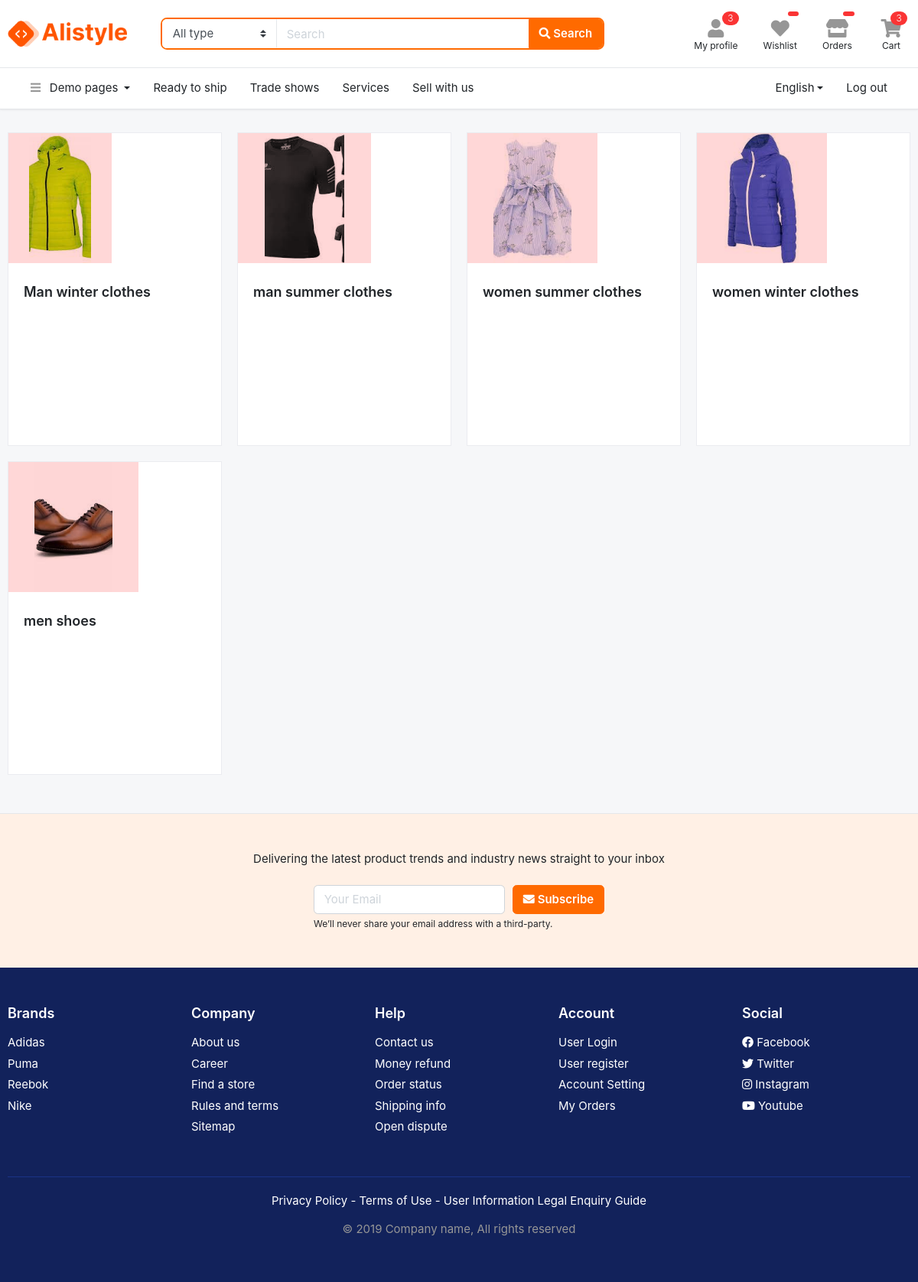
Page /products/category/clothes (signed in) on the committed database.
### products/models.py (models this page shows, shortened)
class SubcategoryModel(models.Model):
    class Meta:
        verbose_name = 'SubCategory'
        verbose_name_plural = 'SubCategories'
    category_name = models.ForeignKey(CategoryModel, on_delete=models.CASCADE)
    category_slug = models.CharField(max_length = 250, null=True)
    location = models.CharField(max_length=120, blank=True, null=True)
    name = models.CharField(max_length=150, null=True)
    slug = models.CharField(max_length=250, null=True)
    image = models.ImageField(upload_to = 'static/images/pictures/subcategory', null=True)

### products/views.py (the view)
# urls.py: path('category/<slug:slug>', views.categories_view, name='category'),
def categories_view(request, slug):
    cart_objects = CartModel.objects.filter(user=request.user)
    subcategories = models.SubcategoryModel.objects.filter(category_slug = slug)
    context = {
        'subcategories': subcategories,
        'cart_objects': cart_objects,
    }
    return render(request, 'products/category.html', context)

### templates/products/category.html
{% extends 'helper/base.html' %}
{% load static %}
{% block content %}
<section class="section-content padding-y">
<div class="container">
<nav class="row">
	{% for s_category in subcategories %}
		<div class="col-md-3">
			<div class="card card-category">
				<div class="img-wrap" style="background: #ffd7d7">
					<img src="{{ s_category.image.url }}">
				</div>
				<div class="card-body">
					<h4 class="card-title"><a href="{% url 'listing-large' s_category.slug %}">{{ s_category.name }}</a></h4>
				</div>
			</div>
		</div>
	{% endfor %}
</nav>
</div>
</section>
<section class="padding-y-lg bg-light border-top">
<div class="container">
<p class="pb-2 text-center">Delivering the latest product trends and industry news straight to your inbox</p>
<div class="row justify-content-md-center">
	<div class="col-lg-4 col-sm-6">
<form class="form-row">
		<div class="col-8">
		<input class="form-control" placeholder="Your Email" type="email">
		</div>
		<div class="col-4">
		<button type="submit" class="btn btn-block btn-warning"> <i class="fa fa-envelope"></i> Subscribe </button>
		</div>
</form>
<small class="form-text">We’ll never share your email address with a third-party. </small>
	</div>
</div>
</div>
</section>
{% endblock %}

### static/css/ui.css (style rules this page uses)
html { font-family:'Inter', sans-serif;font-size:15px }
.img-wrap { text-align:center;display:block }
.img-wrap img { max-width:100% }
.padding-y { padding-top:30px;padding-bottom:30px }
.padding-y-lg { padding-top:48px;padding-bottom:48px }
.card-category { display:block;margin-bottom:20px;overflow:hidden;min-height:410px }
.card-category .card-title { font-weight:600;font-size:18px }
.card-category .img-wrap { overflow:hidden;display:inline-block;height:170px;background:#fff0c5 }
.card-category .img-wrap img { height:100%;width:60%;-o-object-fit:cover;object-fit:cover;mix-blend-mode:multiply }
.card .img-wrap { overflow:hidden }
body { background-color:#f6f7f9 }

### rows in the picture
SubcategoryModel: image (picture), name "Man winter clothes"
SubcategoryModel: image (picture), name "man summer clothes"
SubcategoryModel: image (picture), name "women summer clothes"
SubcategoryModel: image (picture), name "women winter clothes"
SubcategoryModel: image (picture), name "men shoes"

### other values in the picture
{{ cart_objects.count }} "3"
